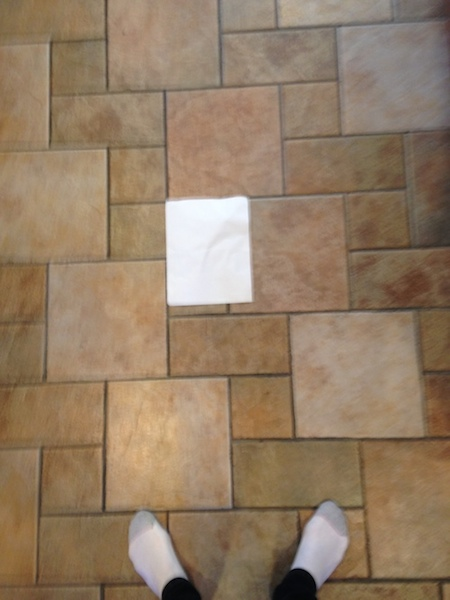
#> input picture image3.JPG, 450 x 600 px
$ python canny.py   (Python 2 division)
#> lines starting #> are read from the running program, lines starting #| are printed output that depends on the picture; after the words box and inside, x2 and y2 are one past the last pixel; in counts of white or black regions, pixels touching at a corner belong together
''' file name : lander.py

Description: This shows how to detect a shape with contrasting color in an image for the purpose of detecting a landing platform for a Drone

Writen By: George W. Melcer

Website: www.GetTheGizmo.com

Contact: gmelcer@gmail.com

Based on Code by: Abid K. (abidrahman2@gmail.com) , Visit opencvpython.blogspot.com

License: GPL

This file is part of Lander.

    Lander is free software: you can redistribute it and/or modify
    it under the terms of the GNU General Public License as published by
    the Free Software Foundation, either version 3 of the License, or
    (at your option) any later version.

    Lander is distributed in the hope that it will be useful,
    but WITHOUT ANY WARRANTY; without even the implied warranty of
    MERCHANTABILITY or FITNESS FOR A PARTICULAR PURPOSE.  See the
    GNU General Public License for more details.

    You should have received a copy of the GNU General Public License
    along with Lander.  If not, see <http://www.gnu.org/licenses/>.

'''


import cv2
import numpy as np

def boxer(image):
	boxValue = 0
	boxSize = 20
	boxSizeSqaured = boxSize *boxSize
	for dy in range(0, height-boxSize, boxSize):
		for dx in range(0, width-boxSize, boxSize):
			for y in range(dy, dy+boxSize):
				for x in range(dx, dx+boxSize):
					boxValue = boxValue + image[y][x]
			boxValue = boxValue/(boxSizeSqaured)
			if boxValue < 230:
				for y2 in range(dy, dy+boxSize):
					for x2 in range(dx, dx + boxSize):
						image[y2][x2] = 0
	return image

def getMinMax(image):
	minx =100000
	miny =100000
	maxx = 0
	maxy = 0
	for dy in range(0, height):
		for dx in range(0, width):
			if image[dy][dx] > 5:
				if dy < miny:
					miny = dy
				if dx < minx:
					minx = dx
				if dx > maxx:
					maxx = dx
				if dy > maxy:
					maxy = dy
	return maxx, maxy, minx, miny


def CannyThreshold(lowThreshold):
    detected_edges = cv2.GaussianBlur(gray,(kernel_size,kernel_size),5)
    detected_edges = cv2.Canny(detected_edges,lowThreshold,lowThreshold*ratio,apertureSize = kernel_size)
    cv2.imshow('canny demo',detected_edges)

    dst = cv2.bitwise_and(tempgray,detected_edges)  # just add some colours to edges from original image.
    maxx, maxy, minx, miny = getMinMax(dst)
    cv2.line(img,(minx,miny),(minx,maxy),255,5) #left verticle edge
    cv2.line(img,(minx,miny),(maxx,maxy),255,5) #diagnol
    cv2.line(img,(minx,maxy),(maxx,maxy),255,5) #bottom  horizontal edge
    cv2.line(img,(maxx,miny),(maxx,maxy),255,5) #right  verticle edge
    cv2.line(img,(maxx,miny),(minx,miny),255,5) #right  verticle edge
    cv2.imshow('canny demo2',img)

    print maxx, maxy , minx, miny


#########PROGRAM START############

#init vars
lowThreshold = 0
max_lowThreshold = 100
ratio = 12
kernel_size = 3


#read in image from file
img = cv2.imread('image3.JPG')
#> img is the input picture: shape (600, 450, 3); mean B, G, R 101.2, 124.9, 147.1


#open windows that display image data at different stages
cv2.namedWindow('canny demo2')
cv2.namedWindow('canny demo')


cv2.imshow('e2',img)
gray = cv2.cvtColor(img,cv2.COLOR_BGR2GRAY)
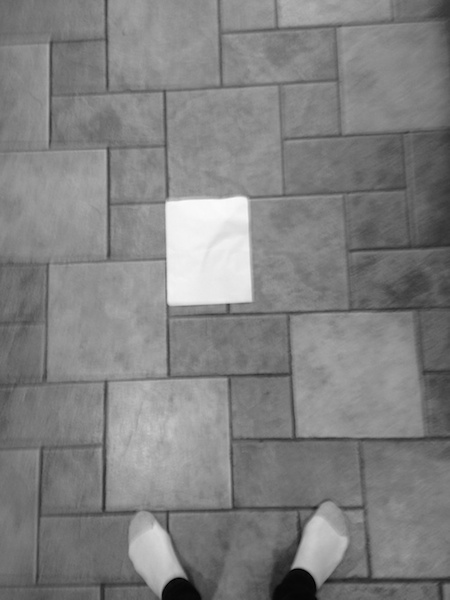
#> gray: shape (600, 450); min 0, max 252, mean 128.8
tempgray = gray
height, width, depth = img.shape
#> height = 600; width = 450; depth = 3
gray = boxer(gray)
#> after the loop in boxer, `for dy in range(0, height-boxSize, boxSize):`:
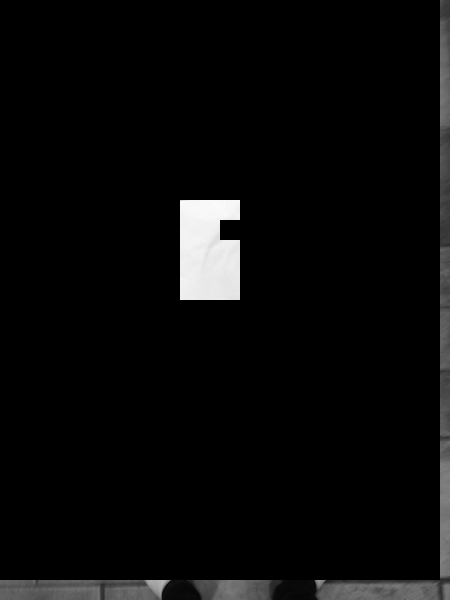
#> image: shape (600, 450); min 0, max 252, mean 9.5
#> after the loop in boxer, `for dy in range(0, height-boxSize, boxSize):`: boxValue = 113
CannyThreshold(66)
#> in CannyThreshold, `detected_edges = cv2.Canny(detected_edges,lowThreshold,lowThreshold*ra..`:
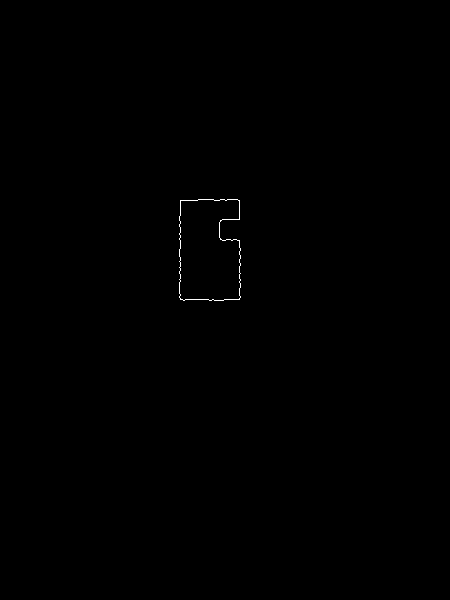
#> detected_edges: shape (600, 450); 0.13% white in thin lines or dots, all inside (x1, y1, x2, y2) = (179, 199, 241, 301)
#> in CannyThreshold, `maxx, maxy, minx, miny = getMinMax(dst)`: maxx = 239; maxy = 299; minx = 180; miny = 200
#> in CannyThreshold, `cv2.line(img,(maxx,miny),(minx,miny),255,5)`:
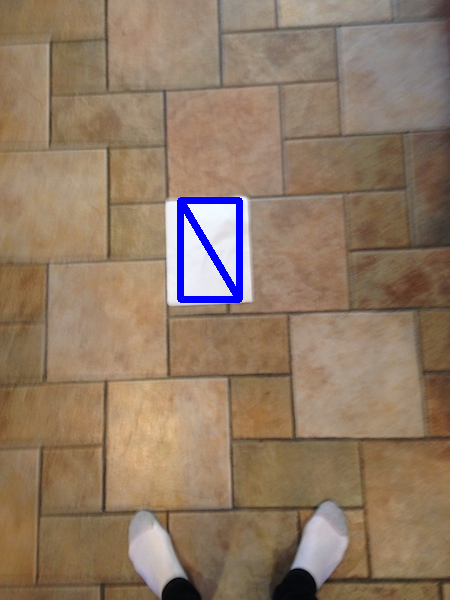
#> img: shape (600, 450, 3); mean B, G, R 101.4, 122.3, 144.6
#| 239 299 180 200
if cv2.waitKey(0)==27:
#> (key Esc is pressed here)
	cv2.destroyAllWindows()

$ run again, with image2.JPG copied over image3.JPG
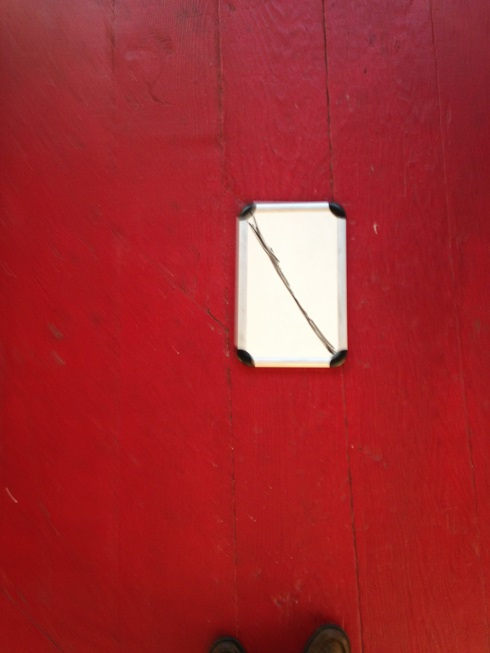
#> input picture image2.JPG, 490 x 653 px
#> img is the input picture: shape (653, 490, 3); mean B, G, R 45.3, 41.1, 161.9
#> after the loop in boxer, `for dy in range(0, height-boxSize, boxSize):`: boxValue = 71
#> in CannyThreshold, `detected_edges = cv2.Canny(detected_edges,lowThreshold,lowThreshold*ra..`:
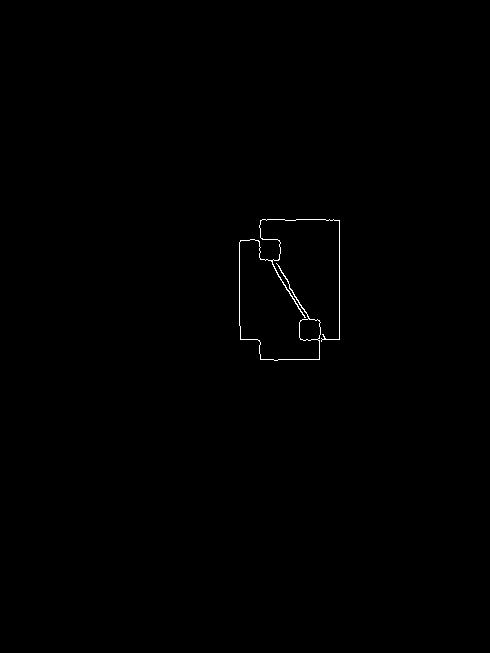
#> detected_edges: shape (653, 490); 0.25% white in thin lines or dots, all inside (x1, y1, x2, y2) = (239, 219, 340, 361)
#> in CannyThreshold, `maxx, maxy, minx, miny = getMinMax(dst)`: maxx = 339; maxy = 359; minx = 240; miny = 220
#> in CannyThreshold, `cv2.line(img,(maxx,miny),(minx,miny),255,5)`:
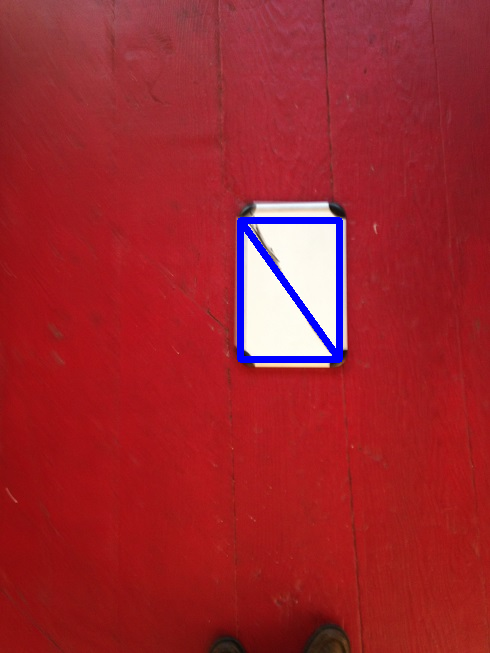
#> img: shape (653, 490, 3); mean B, G, R 46.1, 38.3, 159
#| 339 359 240 220
